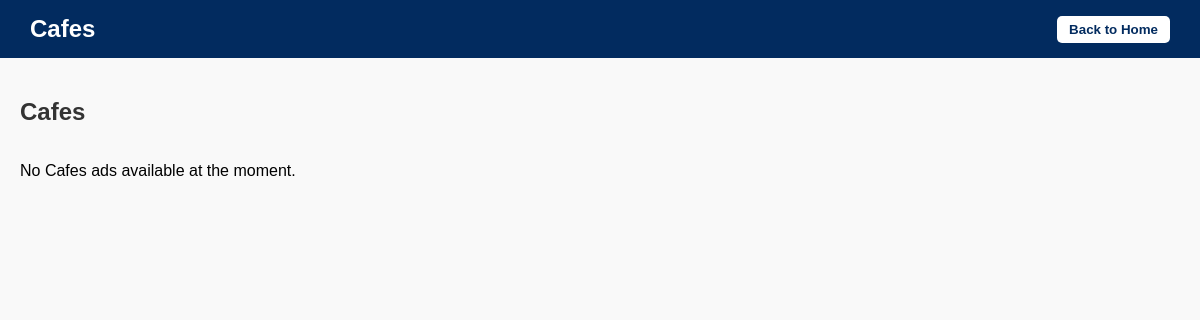
Before: /home/cafes/ with the older database file.
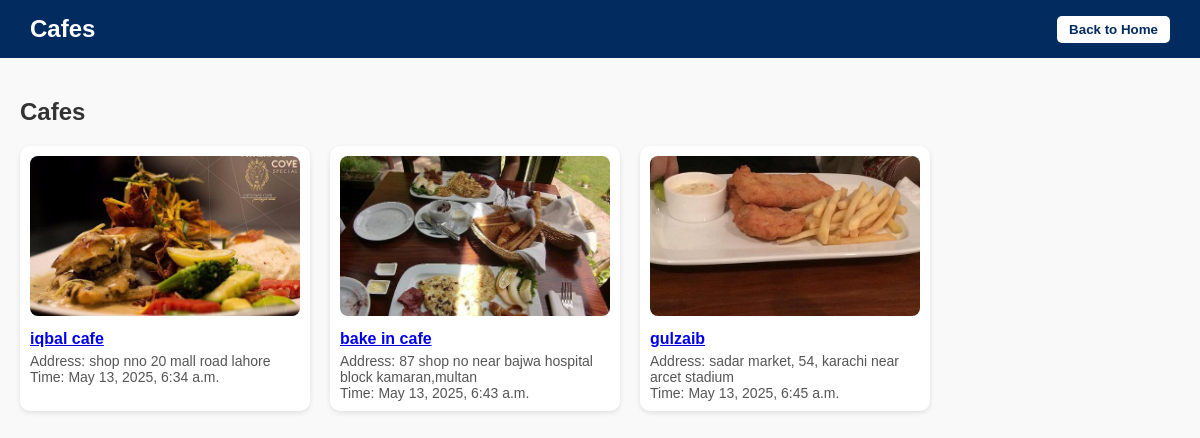
After: the same page with the newer database file.
### ads/models.py (models this page shows, shortened)
class AdPayment(models.Model):
    CATEGORY_CHOICES = [
        ('Playing Arena', 'Playing Arena'),
        ('Gym', 'Gym'),
        ('Farm House', 'Farm House'),
        ('Hotel Room', 'Hotel Room'),
        ('Saloon', 'Saloon'),
        ('Swimming Pool', 'Swimming Pool'),
        ('Cafe', 'Cafe'),
        ('Event Space', 'Event Space'),
        ('House', 'House'),
        ('Shop', 'Shop'),
    ]
    BANK_CHOICES = [
    ('meezan', 'Meezan Bank'),
    ('sadapay', 'SadaPay'),
    ('bank_alfalah', 'Bank Alfalah'),
    ('faysal', 'Faysal Bank'),
    ('hbl', 'Habib Bank Limited'),
    ('mcb', 'MCB Bank Limited'),
    ('ubl', 'United Bank Limited'),
    ('nbp', 'National Bank of Pakistan'),
    ('js_bank', 'JS Bank'),
    ('bank_of_punjab', 'Bank of Punjab'),
    ('standard_chartered', 'Standard Chartered Bank'),
    ('albaraka', 'Al Baraka Bank'),
    ('askari', 'Askari Bank'),
    ('bank_islamic', 'Bank Islami Pakistan Limited'),
]
    user = models.ForeignKey(
        settings.AUTH_USER_MODEL,
        on_delete=models.CASCADE,
        default=1
    )
    title = models.CharField(max_length=255)
    category = models.CharField(max_length=20, choices=CATEGORY_CHOICES)
    description = models.TextField()
    location = models.CharField(max_length=255)
    price = models.DecimalField(max_digits=10, decimal_places=2, null=True, blank=True)
    image = models.ImageField(upload_to='ads/images/')
    account_holder_name = models.CharField(max_length=255)
    account_number = models.CharField(max_length=255)
    bank = models.CharField(max_length=20, choices=BANK_CHOICES)  # Added choices here
    created_at = models.DateTimeField(auto_now_add=True)

### home/views.py (the view)
# urls.py: path('cafes/', views.cafes, name='cafes'),
def cafes(request):
    ads = AdPayment.objects.filter(category="Cafe")
    return render(request, 'cafes.html', {'ads': ads})

### home/templates/cafes.html (shortened to what this page needs)
<!DOCTYPE html>
<html lang="en">
<head>
</head>
<body>
  <header>
    <h1>Cafes</h1>
    <button class="back-button" onclick="window.history.back()">Back to Home</button>
  </header>
  <div class="container">
    <h2>Cafes</h2>
    <div class="card-container">
      {% for ad in ads %}
      <div class="card">
        <img src="{{ ad.image.url }}" alt="{{ ad.title }}" />
        <h3><a href="{% url 'home:spot_detail' ad.id %}">{{ ad.title }}</a></h3>
        <p>Address: {{ ad.location }}<br>Time: {{ ad.created_at }}</p>
      </div>
      {% empty %}
      <p>No Cafes ads available at the moment.</p>
      {% endfor %}
    </div>
  </div>
</body>
</html>

Changed rows visible on the page:
added AdPayment: image (picture), title "iqbal cafe", location "shop nno 20 mall road lahore", created_at "May 13, 2025, 6:34 a.m."
added AdPayment: image (picture), title "bake in cafe", location "87 shop no near bajwa hospital block kamaran,multan", created_at "May 13, 2025, 6:43 a.m."
added AdPayment: image (picture), title "gulzaib", location "sadar market, 54, karachi near arcet stadium", created_at "May 13, 2025, 6:45 a.m."
Other visible differences:
text no longer shown: "No Cafes ads available at the moment."
